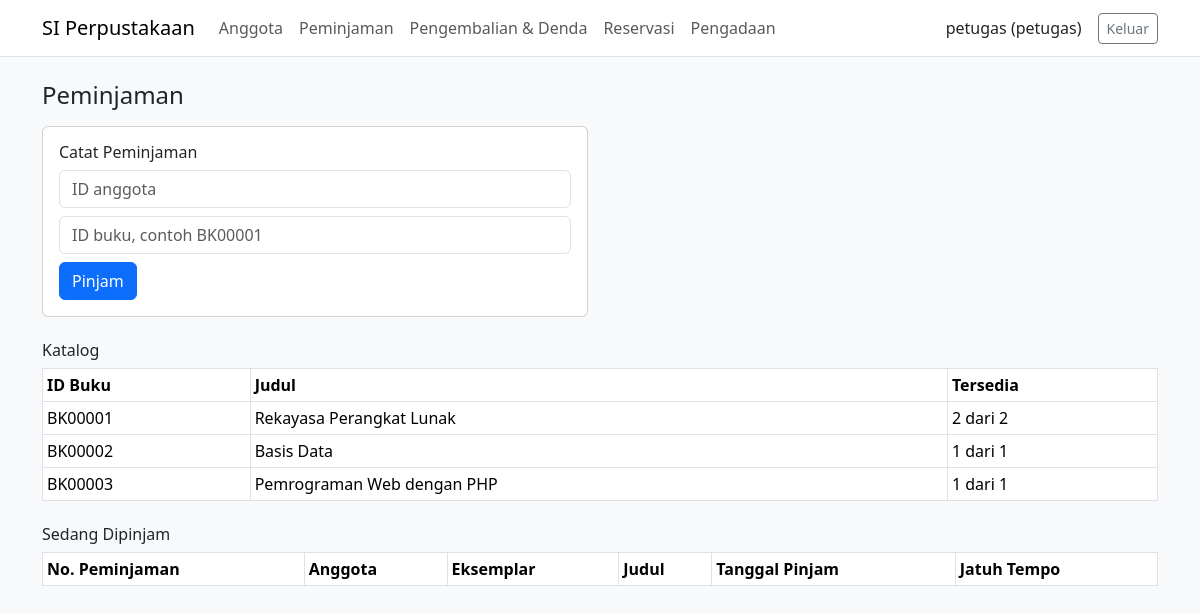
Screenshot of /peminjaman.php (signed in) with the database file from the repository.
### tables this page shows
CREATE TABLE buku (
  id_buku CHAR(7) NOT NULL,
  judul VARCHAR(200) NOT NULL,
  pengarang VARCHAR(100) NOT NULL,
  penerbit VARCHAR(100) NOT NULL,
  tahun_terbit YEAR NOT NULL,
  PRIMARY KEY (id_buku)
);

### peminjaman.php (the view, shortened to what this page needs)
<?php
require "koneksi.php";
$katalog = mysqli_fetch_all(mysqli_query($db, "SELECT b.id_buku, b.judul, SUM(e.status_eksemplar = 'tersedia') AS tersedia, COUNT(e.id_eksemplar) AS total
    FROM buku b LEFT JOIN eksemplar e ON e.id_buku = b.id_buku GROUP BY b.id_buku ORDER BY b.id_buku"), MYSQLI_ASSOC);
?>
<div class="row g-4">
    <div class="col-md-6">
        <div class="card">
            <div class="card-body">
                <h6 class="card-title">Catat Peminjaman</h6>
                <form method="post">
                    <input class="form-control mb-2" name="id_anggota" placeholder="ID anggota" required>
                    <input class="form-control mb-2" name="id_buku" placeholder="ID buku, contoh BK00001" required>
                    <button class="btn btn-primary">Pinjam</button>
                </form>
            </div>
        </div>
    </div>
    <div class="col-md-6">
    </div>
</div>
<h6 class="mt-4">Katalog</h6>
<table class="table table-bordered table-sm bg-white">
    <tr><th>ID Buku</th><th>Judul</th><th>Tersedia</th></tr>
    <?php foreach ($katalog as $b) { ?>
        <tr><td><?= e($b["id_buku"]) ?></td><td><?= e($b["judul"]) ?></td><td><?= (int) $b["tersedia"] ?> dari <?= $b["total"] ?></td></tr>
    <?php } ?>
</table>
<h6 class="mt-4">Sedang Dipinjam</h6>
<table class="table table-bordered table-sm bg-white">
    <tr><th>No. Peminjaman</th><th>Anggota</th><th>Eksemplar</th><th>Judul</th><th>Tanggal Pinjam</th><th>Jatuh Tempo</th></tr>
</table>

### rows the page displays
buku: id_buku "BK00001", judul "Rekayasa Perangkat Lunak", tersedia "2", total "2"
buku: id_buku "BK00002", judul "Basis Data", tersedia "1", total "1"
buku: id_buku "BK00003", judul "Pemrograman Web dengan PHP", tersedia "1", total "1"

### other values shown
$nama "Anggota"
$nama "Peminjaman"
$nama "Pengembalian & Denda"
$nama "Reservasi"
$nama "Pengadaan"
$_SESSION["username"] "petugas"
$_SESSION["peran"] "petugas"
$judul "Peminjaman"
